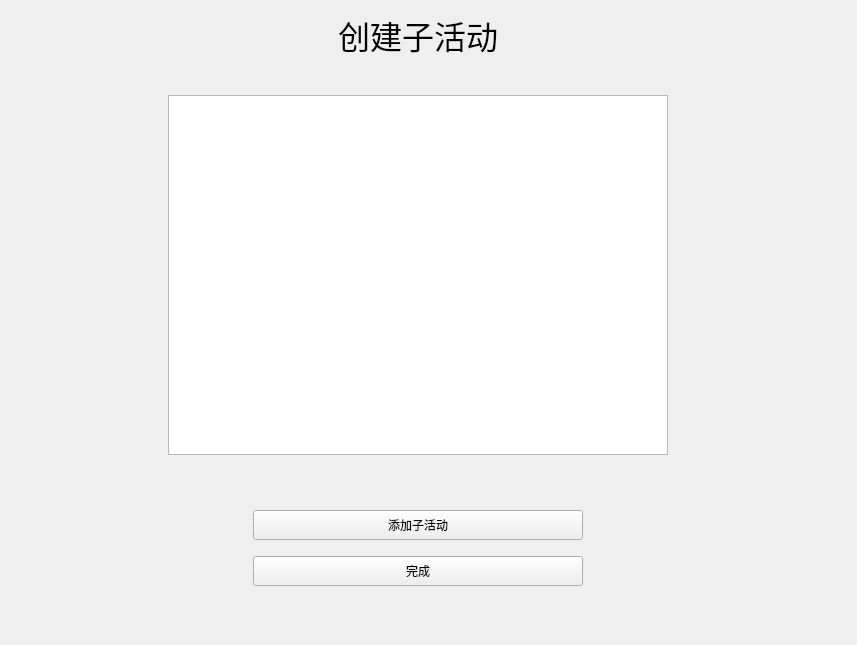
            <widget class="QWidget" name="create_child">
             <layout class="QGridLayout" name="gridLayout_6">
              <item row="7" column="2" colspan="3">
               <widget class="QPushButton" name="pushButton_create_child_act">
                <property name="minimumSize">
                 <size>
                  <width>0</width>
                  <height>30</height>
                 </size>
                </property>
                <property name="cursor">
                 <cursorShape>PointingHandCursor</cursorShape>
                </property>
                <property name="text">
                 <string>完成</string>
                </property>
               </widget>
              </item>
              <item row="0" column="3">
               <widget class="QLabel" name="label_14">
                <property name="font">
                 <font>
                  <pointsize>24</pointsize>
                 </font>
                </property>
                <property name="text">
                 <string>创建子活动</string>
                </property>
               </widget>
              </item>
              <item row="0" column="0" colspan="3">
               <spacer name="horizontalSpacer_6">
                <property name="orientation">
                 <enum>Qt::Horizontal</enum>
                </property>
                <property name="sizeHint" stdset="0">
                 <size>
                  <width>321</width>
                  <height>20</height>
                 </size>
                </property>
               </spacer>
              </item>
              <item row="0" column="4" colspan="3">
               <spacer name="horizontalSpacer_21">
                <property name="orientation">
                 <enum>Qt::Horizontal</enum>
                </property>
                <property name="sizeHint" stdset="0">
                 <size>
                  <width>342</width>
                  <height>20</height>
                 </size>
                </property>
               </spacer>
              </item>
              <item row="1" column="3">
               <spacer name="verticalSpacer_10">
                <property name="orientation">
                 <enum>Qt::Vertical</enum>
                </property>
                <property name="sizeType">
                 <enum>QSizePolicy::Fixed</enum>
                </property>
                <property name="sizeHint" stdset="0">
                 <size>
                  <width>20</width>
                  <height>30</height>
                 </size>
                </property>
               </spacer>
              </item>
              <item row="2" column="0">
               <spacer name="horizontalSpacer_22">
                <property name="orientation">
                 <enum>Qt::Horizontal</enum>
                </property>
                <property name="sizeType">
                 <enum>QSizePolicy::Fixed</enum>
                </property>
                <property name="sizeHint" stdset="0">
                 <size>
                  <width>151</width>
                  <height>20</height>
                 </size>
                </property>
               </spacer>
              </item>
              <item row="5" column="0" colspan="2">
               <spacer name="horizontalSpacer_24">
                <property name="orientation">
                 <enum>Qt::Horizontal</enum>
                </property>
                <property name="sizeHint" stdset="0">
                 <size>
                  <width>236</width>
                  <height>20</height>
                 </size>
                </property>
               </spacer>
              </item>
              <item row="2" column="1" rowspan="2" colspan="5">
               <widget class="QListWidget" name="listWidget_child_activity">
                <property name="minimumSize">
                 <size>
                  <width>500</width>
                  <height>360</height>
                 </size>
                </property>
               </widget>
              </item>
              <item row="4" column="3">
               <spacer name="verticalSpacer_9">
                <property name="orientation">
                 <enum>Qt::Vertical</enum>
                </property>
                <property name="sizeHint" stdset="0">
                 <size>
                  <width>20</width>
                  <height>49</height>
                 </size>
                </property>
               </spacer>
              </item>
              <item row="3" column="6">
               <spacer name="horizontalSpacer_23">
                <property name="orientation">
                 <enum>Qt::Horizontal</enum>
                </property>
                <property name="sizeType">
                 <enum>QSizePolicy::Fixed</enum>
                </property>
                <property name="sizeHint" stdset="0">
                 <size>
                  <width>172</width>
                  <height>20</height>
                 </size>
                </property>
               </spacer>
              </item>
              <item row="5" column="5" colspan="2">
               <spacer name="horizontalSpacer_25">
                <property name="orientation">
                 <enum>Qt::Horizontal</enum>
                </property>
                <property name="sizeHint" stdset="0">
                 <size>
                  <width>257</width>
                  <height>20</height>
                 </size>
                </property>
               </spacer>
              </item>
              <item row="5" column="2" colspan="3">
               <widget class="QPushButton" name="pushButton_add_child_activity">
                <property name="minimumSize">
                 <size>
                  <width>0</width>
                  <height>30</height>
                 </size>
                </property>
                <property name="cursor">
                 <cursorShape>PointingHandCursor</cursorShape>
                </property>
                <property name="text">
                 <string>添加子活动</string>
                </property>
               </widget>
              </item>
              <item row="8" column="3">
               <spacer name="verticalSpacer_8">
                <property name="orientation">
                 <enum>Qt::Vertical</enum>
                </property>
                <property name="sizeHint" stdset="0">
                 <size>
                  <width>20</width>
                  <height>48</height>
                 </size>
                </property>
               </spacer>
              </item>
              <item row="6" column="3">
               <spacer name="verticalSpacer_11">
                <property name="orientation">
                 <enum>Qt::Vertical</enum>
                </property>
                <property name="sizeType">
                 <enum>QSizePolicy::Fixed</enum>
                </property>
                <property name="sizeHint" stdset="0">
                 <size>
                  <width>20</width>
                  <height>10</height>
                 </size>
                </property>
               </spacer>
              </item>
             </layout>
            </widget>
